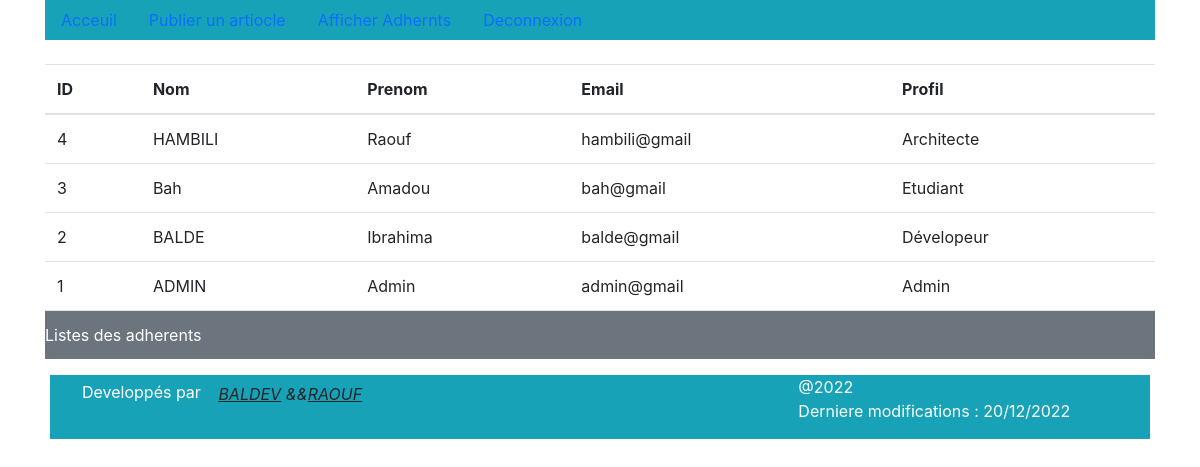
The app's page /app/afficherAdherent_Action.php with its own data.
### tables this page shows
CREATE TABLE IF NOT EXISTS  adherent (
  idAdherent int(11) NOT NULL AUTO_INCREMENT,
  nom varchar(50) NOT NULL,
  prenom varchar(50) NOT NULL,
  email varchar(40) NOT NULL,
  mdp varchar(56) NOT NULL,
  profil varchar(40) NOT NULL,
  PRIMARY KEY(idAdherent)

);

### app/afficherAdherent_Action.php (the view, shortened to what this page needs)
<?php
require 'db-config.php';
function getAdherents(PDO $PDO)
{
  $sql = "SELECT * FROM adherent ORDER BY idadherent DESC";
  $result = $PDO->query($sql);
  $adherents = $result->fetchAll(PDO::FETCH_ASSOC);
  return $adherents;
}?>
<!DOCTYPE html>
<html lang="en">
<head>
</head>
<body>
 <div class=" container bg-white">
<?php
   require('header.php');
   include("nav.php");?>
<table class="table caption-top"> <br>
     <caption class="bg-secondary text-white"> Listes des adherents </caption>
  <thead>
    <tr>
      <th scope="col">ID</th>
      <th scope="col">Nom</th>
      <th scope="col">Prenom</th>
      <th scope="col">Email</th>
      <th scope="col">Profil</th>
    </tr>
  </thead>
   <tbody>
     <?php
$PDO = new PDO(DB_DSN, DB_USER, DB_PASS, $options);
$adherents = getAdherents($PDO);
 foreach ($adherents as $user) {
              echo '<tr scope="row">';
                  echo '<td>'.$user['idAdherent'] .'</td>';
                  echo '<td>'.$user['nom'] .'</td>';
                  echo '<td>'.$user['prenom'] .'</td>';
                  echo '<td>'.$user['email'] .'</td>';
                  echo '<td>'.$user['profil'] .'</td>';
            }
             ?>
  </tbody>
</table>
<?php
require_once('footer.php');
 ?>
</div>
</body>
</html>

### records on screen
adherent: idAdherent "4", nom "HAMBILI", prenom "Raouf", email "hambili@gmail", profil "Architecte"
adherent: idAdherent "3", nom "Bah", prenom "Amadou", email "bah@gmail", profil "Etudiant"
adherent: idAdherent "2", nom "BALDE", prenom "Ibrahima", email "balde@gmail", profil "Dévelopeur"
adherent: idAdherent "1", nom "ADMIN", prenom "Admin", email "admin@gmail", profil "Admin"
